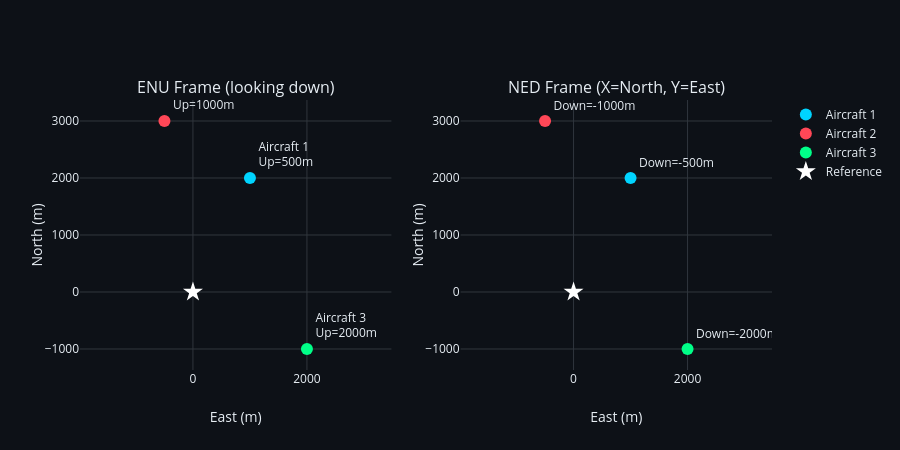

This figure's notebook cell:
### Code cell
# Visualize ENU and NED frames
fig = make_subplots(rows=1, cols=2, subplot_titles=('ENU Frame (looking down)', 'NED Frame (X=North, Y=East)'),
                    horizontal_spacing=0.1)

colors = ['#00d4ff', '#ff4757', '#00ff88']

# ENU plot
for i, (name, _, _, _) in enumerate(aircraft_offsets):
    enu = enu_aircraft[i]
    fig.add_trace(
        go.Scatter(x=[enu[0]], y=[enu[1]], mode='markers+text',
                   marker=dict(size=12, color=colors[i]),
                   text=[f"{name}<br>Up={enu[2]:.0f}m"], textposition='top right',
                   name=name, showlegend=True),
        row=1, col=1
    )

# Reference point for ENU
fig.add_trace(
    go.Scatter(x=[0], y=[0], mode='markers',
               marker=dict(size=15, color='white', symbol='star'),
               name='Reference', showlegend=True),
    row=1, col=1
)

# NED plot  
for i, (name, _, _, _) in enumerate(aircraft_offsets):
    enu = enu_aircraft[i]
    ned = enu2ned(enu)
    fig.add_trace(
        go.Scatter(x=[ned[1]], y=[ned[0]], mode='markers+text',
                   marker=dict(size=12, color=colors[i]),
                   text=[f"Down={ned[2]:.0f}m"], textposition='top right',
                   showlegend=False),
        row=1, col=2
    )

# Reference point for NED
fig.add_trace(
    go.Scatter(x=[0], y=[0], mode='markers',
               marker=dict(size=15, color='white', symbol='star'),
               showlegend=False),
    row=1, col=2
)

fig.update_layout(
    template=dark_template,
    height=450,
)
fig.update_xaxes(title_text='East (m)', row=1, col=1, scaleanchor='y', scaleratio=1)
fig.update_xaxes(title_text='East (m)', row=1, col=2)
fig.update_yaxes(title_text='North (m)', row=1, col=1)
fig.update_yaxes(title_text='North (m)', row=1, col=2, scaleanchor='x2', scaleratio=1)

fig.show()

### Figure 1 — Plotly figure (JSON) as saved in the notebook; plotly's stock layout.template omitted (floating-point values rounded to 4 significant figures)
{"data": [{"marker": {"color": "#00d4ff", "size": 12}, "mode": "markers+text", "name": "Aircraft 1", "showlegend": true, "text": ["Aircraft 1<br>Up=500m"], "textposition": "top right", "type": "scatter", "x": [1000], "xaxis": "x", "y": [2000], "yaxis": "y"}, {"marker": {"color": "#ff4757", "size": 12}, "mode": "markers+text", "name": "Aircraft 2", "showlegend": true, "text": ["Aircraft 2<br>Up=1000m"], "textposition": "top right", "type": "scatter", "x": [-500], "xaxis": "x", "y": [3000], "yaxis": "y"}, {"marker": {"color": "#00ff88", "size": 12}, "mode": "markers+text", "name": "Aircraft 3", "showlegend": true, "text": ["Aircraft 3<br>Up=2000m"], "textposition": "top right", "type": "scatter", "x": [2000], "xaxis": "x", "y": [-1000], "yaxis": "y"}, {"marker": {"color": "white", "size": 15, "symbol": "star"}, "mode": "markers", "name": "Reference", "showlegend": true, "type": "scatter", "x": [0], "xaxis": "x", "y": [0], "yaxis": "y"}, {"marker": {"color": "#00d4ff", "size": 12}, "mode": "markers+text", "showlegend": false, "text": ["Down=-500m"], "textposition": "top right", "type": "scatter", "x": [1000], "xaxis": "x2", "y": [2000], "yaxis": "y2"}, {"marker": {"color": "#ff4757", "size": 12}, "mode": "markers+text", "showlegend": false, "text": ["Down=-1000m"], "textposition": "top right", "type": "scatter", "x": [-500], "xaxis": "x2", "y": [3000], "yaxis": "y2"}, {"marker": {"color": "#00ff88", "size": 12}, "mode": "markers+text", "showlegend": false, "text": ["Down=-2000m"], "textposition": "top right", "type": "scatter", "x": [2000], "xaxis": "x2", "y": [-1000], "yaxis": "y2"}, {"marker": {"color": "white", "size": 15, "symbol": "star"}, "mode": "markers", "showlegend": false, "type": "scatter", "x": [0], "xaxis": "x2", "y": [0], "yaxis": "y2"}], "layout": {"annotations": [{"font": {"size": 16}, "showarrow": false, "text": "ENU Frame (looking down)", "x": 0.225, "xanchor": "center", "xref": "paper", "y": 1, "yanchor": "bottom", "yref": "paper"}, {"font": {"size": 16}, "showarrow": false, "text": "NED Frame (X=North, Y=East)", "x": 0.775, "xanchor": "center", "xref": "paper", "y": 1, "yanchor": "bottom", "yref": "paper"}], "height": 450, "xaxis": {"anchor": "y", "domain": [0, 0.45], "scaleanchor": "y", "scaleratio": 1, "title": {"text": "East (m)"}}, "xaxis2": {"anchor": "y2", "domain": [0.55, 1], "title": {"text": "East (m)"}}, "yaxis": {"anchor": "x", "domain": [0, 1], "title": {"text": "North (m)"}}, "yaxis2": {"anchor": "x2", "domain": [0, 1], "scaleanchor": "x2", "scaleratio": 1, "title": {"text": "North (m)"}}}}
